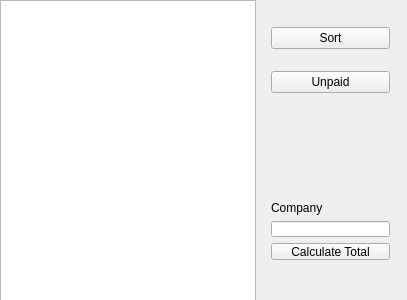
<?xml version="1.0" encoding="UTF-8"?>
<ui version="4.0">
 <class>GUI</class>
 <widget class="QWidget" name="GUI">
  <property name="geometry">
   <rect>
    <x>0</x>
    <y>0</y>
    <width>407</width>
    <height>300</height>
   </rect>
  </property>
  <property name="windowTitle">
   <string>GUI</string>
  </property>
  <widget class="QListWidget" name="billList">
   <property name="geometry">
    <rect>
     <x>0</x>
     <y>0</y>
     <width>256</width>
     <height>301</height>
    </rect>
   </property>
  </widget>
  <widget class="QWidget" name="layoutWidget">
   <property name="geometry">
    <rect>
     <x>260</x>
     <y>0</y>
     <width>141</width>
     <height>121</height>
    </rect>
   </property>
   <layout class="QVBoxLayout" name="verticalLayout">
    <item>
     <widget class="QPushButton" name="sortButton">
      <property name="text">
       <string>Sort</string>
      </property>
     </widget>
    </item>
    <item>
     <widget class="QPushButton" name="unpaidButton">
      <property name="text">
       <string>Unpaid</string>
      </property>
     </widget>
    </item>
   </layout>
  </widget>
  <widget class="QWidget" name="layoutWidget">
   <property name="geometry">
    <rect>
     <x>260</x>
     <y>190</y>
     <width>141</width>
     <height>81</height>
    </rect>
   </property>
   <layout class="QVBoxLayout" name="verticalLayout_2">
    <item>
     <widget class="QLabel" name="companyLabel">
      <property name="text">
       <string>Company</string>
      </property>
     </widget>
    </item>
    <item>
     <widget class="QLineEdit" name="companyTextBox"/>
    </item>
    <item>
     <widget class="QPushButton" name="totalButton">
      <property name="text">
       <string>Calculate Total</string>
      </property>
     </widget>
    </item>
   </layout>
  </widget>
 </widget>
 <layoutdefault spacing="6" margin="11"/>
 <resources/>
 <connections/>
</ui>
